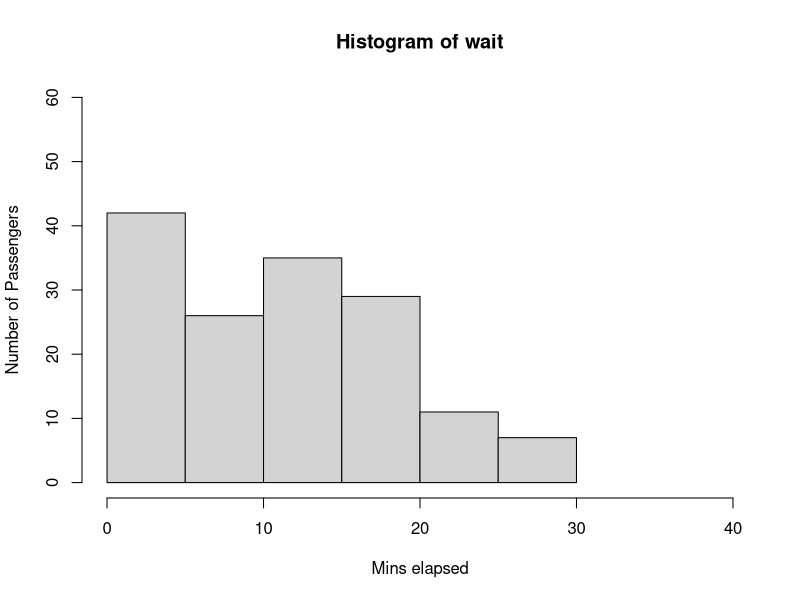

The R script that drew this image:
## Non Rush Hour
N=150 # Number of passengers

#For Easton Bus Terminal
busCapacity= 20 # Trans bridge capacity
busStopCapacity= 300
passengers=0
passArrival= sample(0:180, N , replace=TRUE) ##sort the arrival times in ascending order
passArrival= sort(passArrival)
buses=0
busArrival=matrix(0,1,N)
wait=matrix(0,1,N)
maxWait=0
waitStart=passArrival[1]


for (i in 1:N)
{
  #every time a passenger arrives, add one to existing number of passengers
  passengers=passengers+1
  if(waitStart==0)
  {
    waitStart=passArrival[i]
  }
  else
  {
    maxWait=passArrival[i]-waitStart
  }
  
  if ((busCapacity*0.75)<passengers && maxWait > 25 )
  {
    buses=buses+1
    maxWait=0
    waitStart=0
    busArrival[buses]=passArrival[i]
    for (k in 0:passengers)
    {
      wait[i-k]=busArrival[buses]-passArrival[i-k]
    }
    passengers=0
    
  }
  
  if(busCapacity<passengers) 
  {
    buses=buses+1
    maxWait=0
    waitStart=0
    busArrival[buses]=passArrival[i]
    for (j in 0:(busCapacity-1))
    {
      wait[i-j]=busArrival[buses]-passArrival[i-j]
    }
    passengers=0
  }
  
  else if(busStopCapacity<passengers) 
  {
    buses=buses+1
    maxWait=0
    waitStart=0
    busArrival[buses]=passArrival[i]
    for (j in 0:(busStopCapacity-1))
    {
      wait[i-j]=busArrival[buses]-passArrival[i-j]
    }
    passengers=0
    
    
  }
  
}
max(wait)
averageWait=sum(wait)/N

hist(wait,ylim=c(0,60),xlim=c(0,40),xlab="Mins elapsed",ylab="Number of Passengers")


